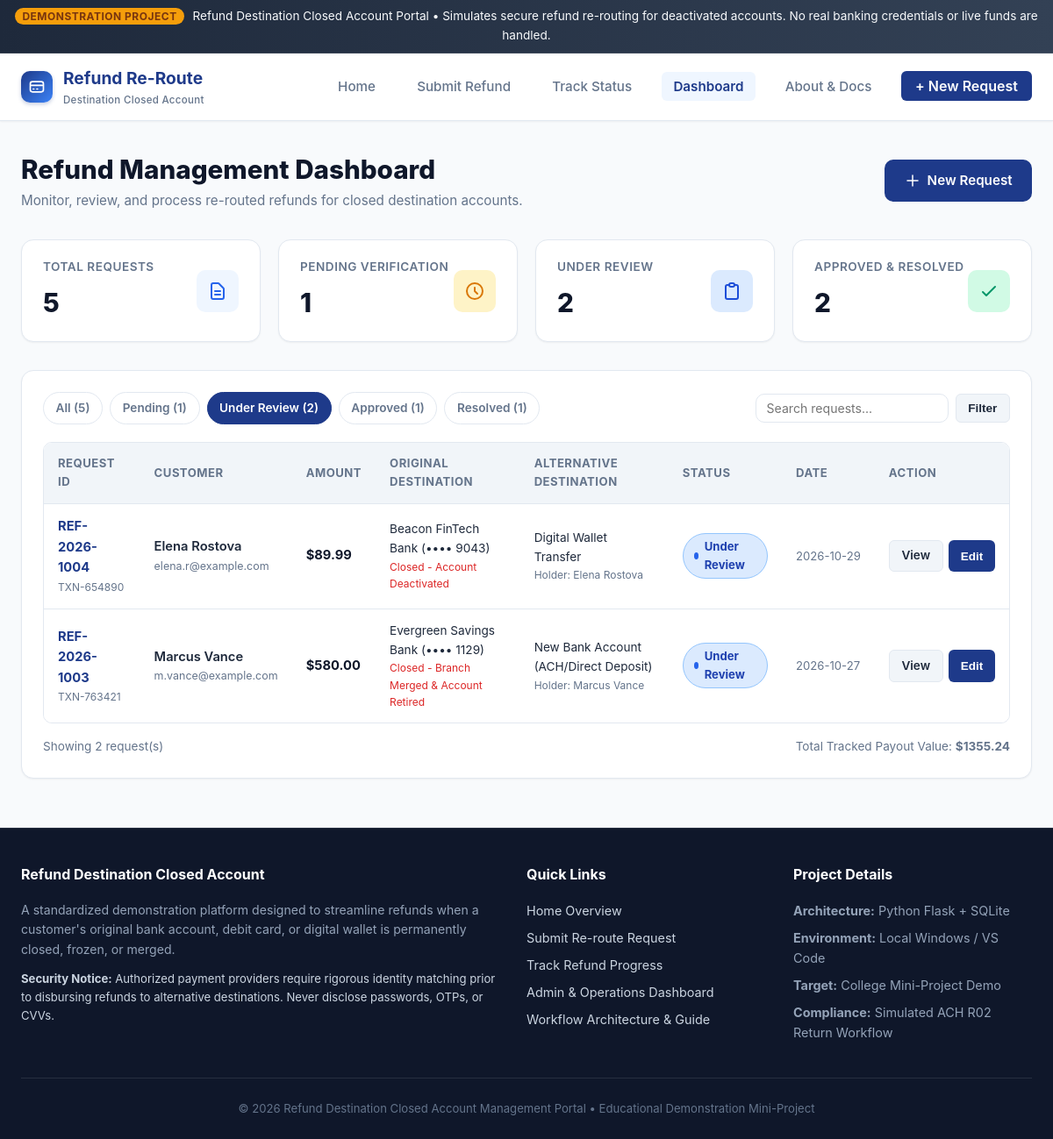
The app's page /dashboard?status=Under+Review&search= with its own data.
### tables this page shows
CREATE TABLE refund_requests (
            id INTEGER PRIMARY KEY AUTOINCREMENT,
            request_id TEXT UNIQUE NOT NULL,
            customer_name TEXT NOT NULL,
            email TEXT NOT NULL,
            phone TEXT,
            transaction_id TEXT NOT NULL,
            refund_amount REAL NOT NULL,
            currency TEXT NOT NULL DEFAULT '$',
            original_method TEXT NOT NULL,
            original_bank_name TEXT NOT NULL,
            original_account_last4 TEXT NOT NULL,
            account_status TEXT NOT NULL,
            closed_account_notes TEXT,
            alt_method TEXT NOT NULL,
            alt_holder_name TEXT NOT NULL,
            alt_details TEXT NOT NULL,
            alt_bank_or_provider TEXT,
            status TEXT NOT NULL DEFAULT 'Pending',
            admin_notes TEXT,
            created_at TEXT NOT NULL,
            updated_at TEXT NOT NULL
        );

### app.py (the view)
@app.route("/dashboard")
def dashboard():
    status_filter = request.args.get("status", "all").strip()
    search_query = request.args.get("search", "").strip()
    stats = database.get_dashboard_stats()
    requests_list = database.get_all_refunds(status_filter=status_filter, search_query=search_query)
    return render_template(
        "dashboard.html",
        stats=stats,
        requests=requests_list,
        current_status=status_filter,
        search_query=search_query
    )

### database.py (called while the page is built)
def get_db_path():
    base_dir = os.path.dirname(os.path.abspath(__file__))
    return os.path.join(base_dir, DATABASE_NAME)

def get_db_connection():
    conn = sqlite3.connect(get_db_path())
    conn.row_factory = sqlite3.Row
    return conn

def get_all_refunds(status_filter=None, search_query=None):
    conn = get_db_connection()
    cursor = conn.cursor()
    query = "SELECT * FROM refund_requests WHERE 1=1"
    params = []
    if status_filter and status_filter.lower() != "all":
        query += " AND status = ?"
        params.append(status_filter)
    if search_query:
        search = f"%{search_query.strip()}%"
        query += " AND (request_id LIKE ? OR customer_name LIKE ? OR transaction_id LIKE ? OR email LIKE ?)"
        params.extend([search, search, search, search])
    query += " ORDER BY id DESC"
    cursor.execute(query, params)
    rows = cursor.fetchall()
    conn.close()
    return rows

def get_dashboard_stats():
    conn = get_db_connection()
    cursor = conn.cursor()
    cursor.execute("""
        SELECT
            COUNT(*) AS total_count,
            SUM(CASE WHEN status = 'Pending' THEN 1 ELSE 0 END) AS pending_count,
            SUM(CASE WHEN status = 'Under Review' THEN 1 ELSE 0 END) AS review_count,
            SUM(CASE WHEN status = 'Approved' THEN 1 ELSE 0 END) AS approved_count,
            SUM(CASE WHEN status = 'Resolved' THEN 1 ELSE 0 END) AS resolved_count,
            COALESCE(SUM(refund_amount), 0) AS total_amount,
            COALESCE(SUM(CASE WHEN status = 'Resolved' THEN refund_amount ELSE 0 END), 0) AS resolved_amount
        FROM refund_requests
    """)
    stats = dict(cursor.fetchone())
    conn.close()
    return stats

### templates/dashboard.html (shortened to what this page needs)
{% extends "base.html" %}
{% block content %}
<div>
  <div style="display: flex; flex-wrap: wrap; justify-content: space-between; align-items: center; gap: 1rem; margin-bottom: 2rem;">
    <div>
      <h1 style="font-size: 1.85rem; font-weight: 800; color: var(--secondary);">
        Refund Management Dashboard
      </h1>
      <p style="color: var(--text-muted); font-size: 0.95rem;">
        Monitor, review, and process re-routed refunds for closed destination accounts.
      </p>
    </div>
    <div>
      <a href="{{ url_for('submit_refund') }}" class="btn btn-primary">
        <svg width="18" height="18" fill="none" stroke="currentColor" viewBox="0 0 24 24">
          <path stroke-linecap="round" stroke-linejoin="round" stroke-width="2" d="M12 4v16m8-8H4" />
        </svg>
        New Request
      </a>
    </div>
  </div>
  <div class="grid-4" style="margin-bottom: 2rem;">
    <div class="stat-card">
      <div class="stat-info">
        <div class="stat-label">Total Requests</div>
        <div class="stat-value">{{ stats.total_count }}</div>
      </div>
      <div class="stat-icon total">
        <svg width="24" height="24" fill="none" stroke="currentColor" viewBox="0 0 24 24">
          <path stroke-linecap="round" stroke-linejoin="round" stroke-width="2" d="M9 12h6m-6 4h6m2 5H7a2 2 0 01-2-2V5a2 2 0 012-2h5.586a1 1 0 01.707.293l5.414 5.414a1 1 0 01.293.707V19a2 2 0 01-2 2z" />
        </svg>
      </div>
    </div>
    <div class="stat-card">
      <div class="stat-info">
        <div class="stat-label">Pending Verification</div>
        <div class="stat-value">{{ stats.pending_count }}</div>
      </div>
      <div class="stat-icon pending">
        <svg width="24" height="24" fill="none" stroke="currentColor" viewBox="0 0 24 24">
          <path stroke-linecap="round" stroke-linejoin="round" stroke-width="2" d="M12 8v4l3 3m6-3a9 9 0 11-18 0 9 9 0 0118 0z" />
        </svg>
      </div>
    </div>
    <div class="stat-card">
      <div class="stat-info">
        <div class="stat-label">Under Review</div>
        <div class="stat-value">{{ stats.review_count }}</div>
      </div>
      <div class="stat-icon review">
        <svg width="24" height="24" fill="none" stroke="currentColor" viewBox="0 0 24 24">
          <path stroke-linecap="round" stroke-linejoin="round" stroke-width="2" d="M9 5H7a2 2 0 00-2 2v12a2 2 0 002 2h10a2 2 0 002-2V7a2 2 0 00-2-2h-2M9 5a2 2 0 002 2h2a2 2 0 002-2M9 5a2 2 0 012-2h2a2 2 0 012 2" />
        </svg>
      </div>
    </div>
    <div class="stat-card">
      <div class="stat-info">
        <div class="stat-label">Approved &amp; Resolved</div>
        <div class="stat-value">{{ stats.approved_count + stats.resolved_count }}</div>
      </div>
      <div class="stat-icon resolved">
        <svg width="24" height="24" fill="none" stroke="currentColor" viewBox="0 0 24 24">
          <path stroke-linecap="round" stroke-linejoin="round" stroke-width="2" d="M5 13l4 4L19 7" />
        </svg>
      </div>
    </div>
  </div>
  <div class="card">
    <div class="filter-bar">
      <div class="filter-pills">
        <a href="{{ url_for('dashboard', status='all', search=search_query) }}"
           class="filter-pill {% if current_status == 'all' or not current_status %}active{% endif %}">
          All ({{ stats.total_count }})
        </a>
        <a href="{{ url_for('dashboard', status='Pending', search=search_query) }}"
           class="filter-pill {% if current_status == 'Pending' %}active{% endif %}">
          Pending ({{ stats.pending_count }})
        </a>
        <a href="{{ url_for('dashboard', status='Under Review', search=search_query) }}"
           class="filter-pill {% if current_status == 'Under Review' %}active{% endif %}">
          Under Review ({{ stats.review_count }})
        </a>
        <a href="{{ url_for('dashboard', status='Approved', search=search_query) }}"
           class="filter-pill {% if current_status == 'Approved' %}active{% endif %}">
          Approved ({{ stats.approved_count }})
        </a>
        <a href="{{ url_for('dashboard', status='Resolved', search=search_query) }}"
           class="filter-pill {% if current_status == 'Resolved' %}active{% endif %}">
          Resolved ({{ stats.resolved_count }})
        </a>
      </div>
      <form method="GET" action="{{ url_for('dashboard') }}" style="display: flex; gap: 0.5rem;">
        <input type="text" name="search" class="form-control" style="width: 220px; padding: 0.45rem 0.75rem; font-size: 0.88rem;"
               placeholder="Search requests..." value="{{ search_query }}">
        <button type="submit" class="btn btn-secondary btn-sm">Filter</button>
      </form>
    </div>
    <div class="table-responsive">
      <table class="data-table">
        <thead>
          <tr>
            <th>Request ID</th>
            <th>Customer</th>
            <th>Amount</th>
            <th>Original Destination</th>
            <th>Alternative Destination</th>
            <th>Status</th>
            <th>Date</th>
            <th>Action</th>
          </tr>
        </thead>
        <tbody>
          {% if requests %}
            {% for req in requests %}
              {% set status_class = 'pending' %}
              {% if req.status == 'Under Review' %}
                {% set status_class = 'under-review' %}
              {% elif req.status == 'Approved' %}
                {% set status_class = 'approved' %}
              {% elif req.status == 'Resolved' %}
                {% set status_class = 'resolved' %}
              {% endif %}
              <tr>
                <td>
                  <a href="{{ url_for('view_status', request_id=req.request_id) }}" style="font-weight: 700;">
                    {{ req.request_id }}
                  </a>
                  <div style="font-size: 0.75rem; color: var(--text-muted);">{{ req.transaction_id }}</div>
                </td>
                <td>
                  <div style="font-weight: 600;">{{ req.customer_name }}</div>
                  <div style="font-size: 0.78rem; color: var(--text-muted);">{{ req.email }}</div>
                </td>
                <td style="font-weight: 700; color: var(--secondary);">
                  {{ req.currency }}{{ "%.2f"|format(req.refund_amount) }}
                </td>
                <td>
                  <div style="font-size: 0.85rem;">{{ req.original_bank_name }} (&bull;&bull;&bull;&bull; {{ req.original_account_last4 }})</div>
                  <div style="font-size: 0.75rem; color: #dc2626;">{{ req.account_status }}</div>
                </td>
                <td>
                  <div style="font-size: 0.85rem;">{{ req.alt_method }}</div>
                  <div style="font-size: 0.75rem; color: var(--text-muted);">Holder: {{ req.alt_holder_name }}</div>
                </td>
                <td>
                  <span class="badge-status badge-{{ status_class }}">
                    <span class="dot-indicator"></span>
                    {{ req.status }}
                  </span>
                </td>
                <td style="font-size: 0.82rem; color: var(--text-muted); white-space: nowrap;">
                  {{ req.created_at[:10] }}
                </td>
                <td>
                  <div style="display: flex; gap: 0.4rem;">
                    <a href="{{ url_for('view_status', request_id=req.request_id) }}" class="btn btn-secondary btn-sm" title="View details">
                      View
                    </a>
                    <button type="button" class="btn btn-primary btn-sm"
                            onclick="openStatusModal('{{ req.request_id }}', '{{ req.status }}', `{{ req.admin_notes | replace('`', '') }}`)"
                            title="Update Status">
                      Edit
                    </button>
                  </div>
                </td>
              </tr>
            {% endfor %}
          {% else %}
            <tr>
              <td colspan="8" style="text-align: center; padding: 2.5rem; color: var(--text-muted);">
                No refund requests found matching the selected filter.
              </td>
            </tr>
          {% endif %}
        </tbody>
      </table>
    </div>
    <div style="padding-top: 1rem; font-size: 0.85rem; color: var(--text-muted); display: flex; justify-content: space-between; align-items: center;">
      <span>Showing {{ requests|length }} request(s)</span>
      <span>Total Tracked Payout Value: <strong>${{ "%.2f"|format(stats.total_amount) }}</strong></span>
    </div>
  </div>
</div>
{% endblock %}

### records on screen
refund_requests: request_id "REF-2026-1004", transaction_id "TXN-654890", customer_name "Elena Rostova", email "elena.r@example.com", currency "$", refund_amount "89.99", original_bank_name "Beacon FinTech Bank", original_account_last4 "9043", account_status "Closed - Account Deactivated", alt_method "Digital Wallet Transfer", alt_holder_name "Elena Rostova", status "Under Review", created_at "2026-10-29"
refund_requests: request_id "REF-2026-1003", transaction_id "TXN-763421", customer_name "Marcus Vance", email "m.vance@example.com", currency "$", refund_amount "580.00", original_bank_name "Evergreen Savings Bank", original_account_last4 "1129", account_status "Closed - Branch Merged & Account Retired", alt_method "New Bank Account (ACH/Direct Deposit)", alt_holder_name "Marcus Vance", status "Under Review", created_at "2026-10-27"

### other values on screen
{{ stats.total_count }} "5"
{{ stats.pending_count }} "1"
{{ stats.review_count }} "2"
{{ stats.approved_count + stats.resolved_count }} "2"
{{ stats.approved_count }} "1"
{{ stats.resolved_count }} "1"
{{ requests|length }} "2"
{{ "%.2f"|format(stats.total_amount) }} "1355.24"
